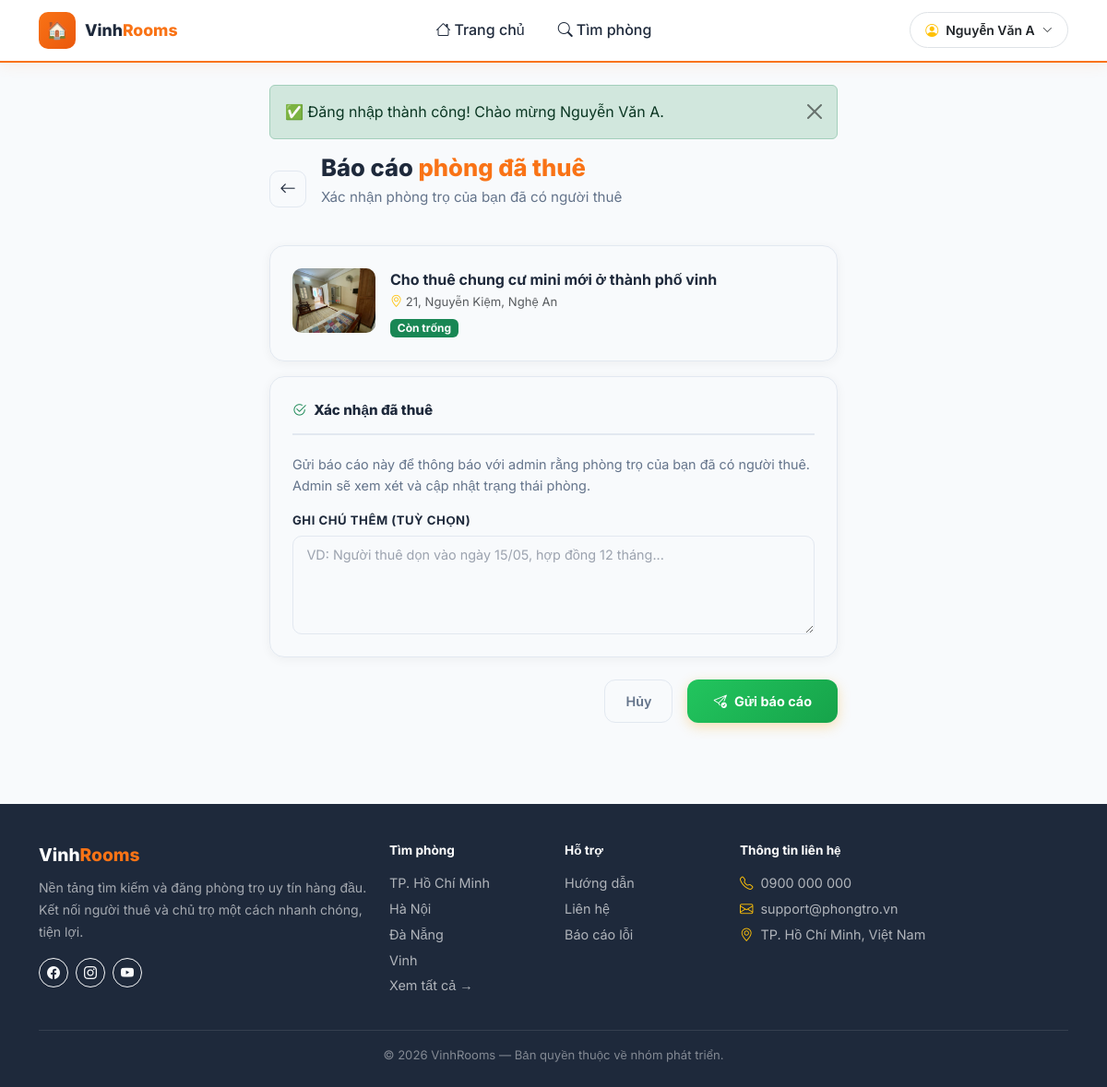
The page /my-posts/report-rented.php?id=8 (signed in) on the database its author committed.
### tables this page shows
CREATE TABLE `users` (
  `id` int(10) UNSIGNED NOT NULL,
  `username` varchar(50) NOT NULL,
  `email` varchar(100) NOT NULL,
  `password` varchar(255) NOT NULL,
  `ho_ten` varchar(100) NOT NULL,
  `so_dien_thoai` varchar(15) DEFAULT NULL,
  `dia_chi` varchar(255) DEFAULT NULL,
  `avatar` varchar(255) DEFAULT 'default_avatar.png',
  `role` enum('admin','user') NOT NULL DEFAULT 'user',
  `trang_thai` enum('active','inactive','banned') NOT NULL DEFAULT 'active',
  `created_at` datetime NOT NULL DEFAULT current_timestamp(),
  `updated_at` datetime NOT NULL DEFAULT current_timestamp() ON UPDATE current_timestamp()
);

CREATE TABLE `phong_tro` (
  `id` int(10) UNSIGNED NOT NULL,
  `user_id` int(10) UNSIGNED NOT NULL,
  `loai_phong_id` int(10) UNSIGNED DEFAULT NULL,
  `khu_vuc_id` int(10) UNSIGNED DEFAULT NULL,
  `gia_goc` decimal(12,0) NOT NULL COMMENT 'VND/tháng',
  `dien_tich` float NOT NULL COMMENT 'm2',
  `dia_chi` varchar(255) NOT NULL,
  `so_phong_ngu` tinyint(3) UNSIGNED DEFAULT 1,
  `so_wc` tinyint(3) UNSIGNED DEFAULT 1,
  `tien_nghi` text DEFAULT NULL COMMENT 'JSON hoặc text mô tả tiện nghi',
  `hinh_anh` varchar(255) DEFAULT NULL COMMENT 'Ảnh đại diện',
  `trang_thai` enum('co_san','da_cho_thue') NOT NULL DEFAULT 'co_san',
  `created_at` datetime NOT NULL DEFAULT current_timestamp(),
  `updated_at` datetime NOT NULL DEFAULT current_timestamp() ON UPDATE current_timestamp()
);

CREATE TABLE `tin_dang` (
  `id` int(11) UNSIGNED NOT NULL,
  `phong_tro_id` int(10) UNSIGNED NOT NULL,
  `tieu_de` varchar(255) DEFAULT NULL,
  `mo_ta` text DEFAULT NULL,
  `gia` decimal(10,2) DEFAULT NULL,
  `trang_thai` enum('cho_duyet','da_duyet','bi_tu_choi','an') DEFAULT 'cho_duyet',
  `luot_xem` int(11) DEFAULT 0,
  `created_at` datetime DEFAULT NULL,
  `updated_at` datetime DEFAULT NULL
);

CREATE TABLE `khu_vuc` (
  `id` int(10) UNSIGNED NOT NULL,
  `tinh_thanh` varchar(100) NOT NULL,
  `phuong_xa` varchar(100) NOT NULL
);

### my-posts/report-rented.php (the view, shortened to what this page needs)
<?php
require_once __DIR__ . '/../includes/functions.php';
$db     = getDB();
$userId = (int)$_SESSION['user_id'];
$id     = (int)($_GET['id'] ?? 0);
$tinDang = $db->query("
    SELECT p.trang_thai as trang_thai_phong,p.*, td.*, k.tinh_thanh FROM phong_tro p
    JOIN tin_dang td ON td.phong_tro_id = p.id
    LEFT JOIN khu_vuc k ON p.khu_vuc_id = k.id
    WHERE td.id = $id AND p.user_id = $userId
    LIMIT 1
")->fetch_assoc();
$existReport = $db->query("SELECT id FROM bao_cao_da_thue WHERE tin_dang_id = $id AND user_id = $userId AND trang_thai != 'da_duyet' LIMIT 1" )->fetch_assoc();
$status = $tinDang['trang_thai'];
$errors = [];
require_once __DIR__ . '/../includes/header.php';
?>
<div class="container py-4" style="max-width:640px">
    <div class="d-flex align-items-center gap-3 mb-4">
        <a href="<?= BASE_URL ?>/my-posts/index.php" class="btn-back"><i class="bi bi-arrow-left"></i></a>
        <div>
            <h1 class="section-title mb-0">Báo cáo <span>phòng đã thuê</span></h1>
            <p class="section-subtitle mt-1">Xác nhận phòng trọ của bạn đã có người thuê</p>
        </div>
    </div>
    <div class="form-card mb-3">
        <div class="d-flex gap-3 align-items-start">
            <img src="<?= getImageUrl($tinDang['hinh_anh']) ?>"
                 style="width:90px;height:70px;object-fit:cover;border-radius:10px;flex-shrink:0" alt="">
            <div>
                <div class="fw-bold" style="color:var(--secondary)"><?= e($tinDang['tieu_de']) ?></div>
                <div class="text-muted" style="font-size:.82rem">
                    <i class="bi bi-geo-alt text-warning"></i> <?= e($tinDang['dia_chi']) ?>, <?= e($tinDang['tinh_thanh'] ?? '') ?>
                </div>
                <div class="mt-1"><?= roomStatusBadge($tinDang['trang_thai_phong']) ?></div>
            </div>
        </div>
    </div>
    <?php if ($existReport): ?>
    <div class="alert alert-info">
        <i class="bi bi-info-circle me-2"></i>
        Bạn đã gửi báo cáo cho phòng này rồi. Admin đang xem xét.
    </div>
    <?php elseif (!empty($errors)): ?>
    <div class="alert alert-danger">
        <?php foreach ($errors as $err): ?><div><?= e($err) ?></div><?php endforeach; ?>
    </div>
    <?php else: ?>
    <form method="POST" class="post-form">
        <div class="form-card">
            <div class="form-card-title">
                <i class="bi bi-check2-circle me-2 text-success"></i>Xác nhận đã thuê
            </div>
            <p style="color:var(--text-muted);font-size:.9rem">
                Gửi báo cáo này để thông báo với admin rằng phòng trọ của bạn đã có người thuê.
                Admin sẽ xem xét và cập nhật trạng thái phòng.
            </p>
            <div>
                <label class="form-label-custom">Ghi chú thêm (tuỳ chọn)</label>
                <textarea name="ghi_chu" class="form-control form-control-custom" rows="4"
                          placeholder="VD: Người thuê dọn vào ngày 15/05, hợp đồng 12 tháng..."><?= e($_POST['ghi_chu'] ?? '') ?></textarea>
            </div>
        </div>
        <div class="d-flex gap-3 justify-content-end">
            <a href="<?= BASE_URL ?>/my-posts/index.php" class="btn-cancel">Hủy</a>
            <button type="submit" class="btn-submit" style="background:linear-gradient(135deg,#22c55e,#16a34a)">
                <i class="bi bi-send-check me-2"></i>Gửi báo cáo
            </button>
        </div>
    </form>
    <?php endif; ?>
</div>
<?php require_once __DIR__ . '/../includes/footer.php'; ?>

### includes/header.php (shortened to what this page needs)
<?php
require_once __DIR__ . '/functions.php';
$currentUser = getCurrentUser();
$currentPage = basename($_SERVER['PHP_SELF']);
?>
<!DOCTYPE html>
<html lang="vi">
<head>
    <link rel="stylesheet" href="https://cdn.jsdelivr.net/npm/bootstrap@5.3.3/dist/css/bootstrap.min.css">
    <link rel="stylesheet" href="https://cdn.jsdelivr.net/npm/bootstrap-icons@1.11.3/font/bootstrap-icons.min.css">
    <link rel="stylesheet" href="<?= BASE_URL ?>/assets/css/style.css">
    <link rel="stylesheet" href="<?= BASE_URL ?>/assets/css/my-posts.css">
</head>
<body>
<nav class="navbar-main">
    <div class="container">
        <div class="d-flex align-items-center justify-content-between py-2 w-100">
            <a href="<?= BASE_URL ?>/index.php" class="navbar-brand text-decoration-none">
                <div class="logo-icon">🏠</div>
                <div class="brand-text">Vinh<span>Rooms</span></div>
            </a>
            <div class="d-none d-lg-flex align-items-center gap-1">
                <a href="<?= BASE_URL ?>/index.php" class="nav-link-main <?= $currentPage === 'index.php' ? 'active' : '' ?>">
                    <i class="bi bi-house me-1"></i>Trang chủ
                </a>
                <a href="<?= BASE_URL ?>/search.php" class="nav-link-main <?= $currentPage === 'search.php' ? 'active' : '' ?>">
                    <i class="bi bi-search me-1"></i>Tìm phòng
                </a>
            </div>
            <div class="d-flex align-items-center gap-2">
                <?php if (isLoggedIn()): ?>
                    <div class="dropdown">
                        <button class="btn btn-sm d-flex align-items-center gap-2 border rounded-pill px-3 py-2 fw-semibold"
                                style="font-size:.875rem" data-bs-toggle="dropdown">
                            <i class="bi bi-person-circle text-warning"></i>
                            <?= e($currentUser['ho_ten'] ?? $currentUser['username']) ?>
                            <i class="bi bi-chevron-down" style="font-size:.7rem"></i>
                        </button>
                    </div>
                <?php endif; ?>
            </div>
        </div>
    </div>
</nav>

### assets/css/style.css (style rules this page uses)
:root { --primary: #f97316; --primary-d: #ea580c; --primary-l: #fed7aa; --secondary: #1e293b; --accent: #0ea5e9; --success: #22c55e; --danger: #ef4444; --warning: #f59e0b; --bg: #f8fafc; --bg-card: #ffffff; --text: #1e293b; --text-muted: #64748b; --border: #e2e8f0; --shadow: 0 4px 24px rgba(0,0,0,.08); --shadow-lg: 0 8px 40px rgba(0,0,0,.12); --radius: 12px; --radius-lg: 20px; --transition: all .25s ease; }
*, *::before, *::after { box-sizing: border-box; margin: 0; padding: 0; }
html { scroll-behavior: smooth; }
body { font-family: 'Inter', sans-serif; background: var(--bg); color: var(--text); line-height: 1.6; min-height: 100vh; }
img { max-width: 100%; height: auto; display: block; }
a { color: var(--primary); text-decoration: none; transition: var(--transition); }
.navbar-main { background: #fff; border-bottom: 2px solid var(--primary); box-shadow: 0 2px 16px rgba(249,115,22,.1); padding: 0 1rem; position: sticky; top: 0; z-index: 1000; }
.navbar-brand { display: flex; align-items: center; gap: 10px; }
.navbar-brand .logo-icon { width: 40px; height: 40px; background: linear-gradient(135deg, var(--primary), var(--primary-d)); border-radius: 10px; display: flex; align-items: center; justify-content: center; font-size: 1.2rem; color: #fff; }
.navbar-brand .brand-text { font-weight: 800; font-size: 1.1rem; color: var(--secondary); }
.navbar-brand .brand-text span { color: var(--primary); }
.nav-link-main { color: var(--text) !important; font-weight: 500; padding: .75rem 1rem !important; border-radius: var(--radius); transition: var(--transition); }
.section-title { font-size: 1.6rem; font-weight: 800; color: var(--secondary); }
.section-title span { color: var(--primary); }
.section-subtitle { color: var(--text-muted); font-size: .95rem; }
.form-label-custom { font-size: .85rem; font-weight: 600; color: var(--text-muted); margin-bottom: .4rem; }
.form-control-custom { border: 2px solid var(--border); border-radius: 10px; padding: .75rem 1rem; font-size: .95rem; transition: var(--transition); width: 100%; }

### assets/css/my-posts.css (style rules this page uses)
.post-form { display: flex; flex-direction: column; gap: 1.5rem; }
.form-card { background: var(--card-bg); border: 1px solid var(--border); border-radius: 16px; padding: 1.5rem; box-shadow: 0 2px 12px rgba(0,0,0,.05); }
.form-card-title { font-size: .95rem; font-weight: 800; color: var(--secondary); margin-bottom: 1.25rem; padding-bottom: .75rem; border-bottom: 2px solid var(--border); }
.form-label-custom { display: block; font-size: .82rem; font-weight: 700; color: var(--secondary); margin-bottom: 6px; text-transform: uppercase; letter-spacing: .04em; }
.form-control-custom { background: var(--bg) !important; border: 1.5px solid var(--border) !important; border-radius: 10px !important; color: var(--text) !important; font-size: .9rem !important; padding: .6rem .9rem !important; transition: border-color .18s, box-shadow .18s !important; }
.form-control-custom::placeholder { color: #9ca3af !important; }
.btn-back { display: inline-flex; align-items: center; justify-content: center; width: 40px; height: 40px; border-radius: 10px; background: var(--card-bg); border: 1.5px solid var(--border); color: var(--secondary); text-decoration: none; font-size: 1.1rem; transition: all .18s; flex-shrink: 0; }
.btn-submit { display: inline-flex; align-items: center; background: linear-gradient(135deg, var(--primary), #ea580c); color: #fff; border: none; border-radius: 12px; padding: 11px 28px; font-weight: 700; font-size: .9rem; cursor: pointer; transition: transform .18s, box-shadow .18s; box-shadow: 0 4px 14px rgba(245,158,11,.3); }
.btn-cancel { display: inline-flex; align-items: center; background: var(--card-bg); border: 1.5px solid var(--border); color: var(--text-muted); border-radius: 12px; padding: 11px 22px; font-weight: 600; font-size: .9rem; text-decoration: none; transition: all .18s; }

### rows shown on the page
users: ho_ten "Nguyễn Văn A"
phong_tro: hinh_anh (picture), tin_dang.tieu_de "Cho thuê chung cư mini mới ở thành phố vinh", dia_chi "21, Nguyễn Kiệm", khu_vuc.tinh_thanh "Nghệ An"

### other values the page prints
$icon "✅"
$msg "Đăng nhập thành công! Chào mừng Nguyễn Văn A."
$label "Còn trống"
